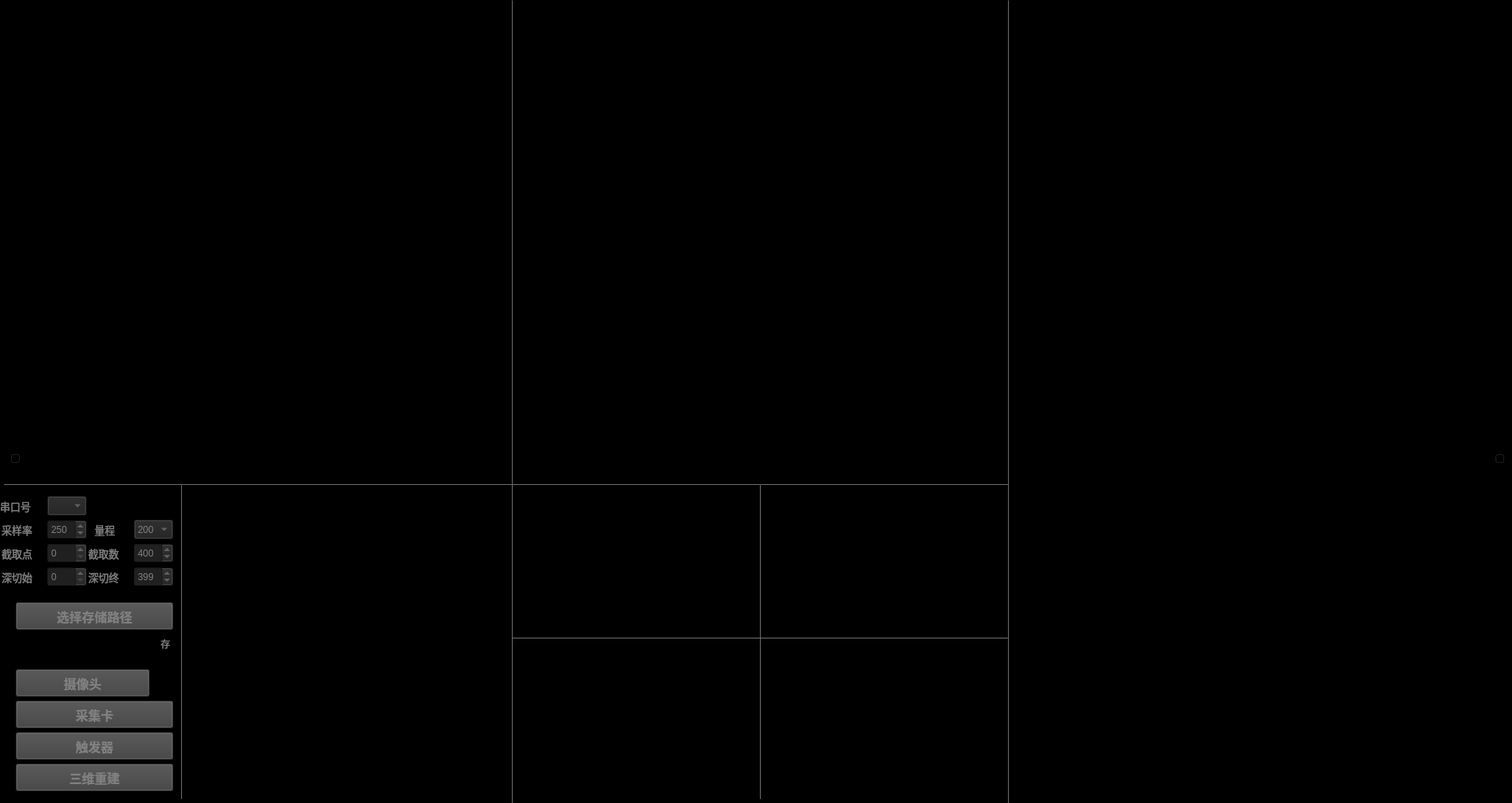
<?xml version="1.0" encoding="UTF-8"?>
<ui version="4.0">
 <class>Widget</class>
 <widget class="QWidget" name="Widget">
  <property name="geometry">
   <rect>
    <x>0</x>
    <y>0</y>
    <width>1920</width>
    <height>1020</height>
   </rect>
  </property>
  <property name="windowTitle">
   <string>PaPen</string>
  </property>
  <property name="styleSheet">
   <string notr="true">background-color: rgb(0, 0, 0);</string>
  </property>
  <widget class="QLabel" name="label_1">
   <property name="geometry">
    <rect>
     <x>40</x>
     <y>10</y>
     <width>600</width>
     <height>600</height>
    </rect>
   </property>
   <property name="text">
    <string>TextLabel</string>
   </property>
   <property name="scaledContents">
    <bool>false</bool>
   </property>
  </widget>
  <widget class="QPushButton" name="pushButton_2">
   <property name="geometry">
    <rect>
     <x>20</x>
     <y>970</y>
     <width>200</width>
     <height>35</height>
    </rect>
   </property>
   <property name="font">
    <font>
     <pointsize>12</pointsize>
     <weight>75</weight>
     <bold>true</bold>
    </font>
   </property>
   <property name="styleSheet">
    <string notr="true">background-color: rgb(64, 64, 64);
color: rgb(128, 128, 128);</string>
   </property>
   <property name="text">
    <string>三维重建</string>
   </property>
   <property name="checkable">
    <bool>false</bool>
   </property>
   <property name="checked">
    <bool>false</bool>
   </property>
  </widget>
  <widget class="QPushButton" name="pushButton">
   <property name="geometry">
    <rect>
     <x>20</x>
     <y>890</y>
     <width>200</width>
     <height>35</height>
    </rect>
   </property>
   <property name="font">
    <font>
     <pointsize>12</pointsize>
     <weight>75</weight>
     <bold>true</bold>
    </font>
   </property>
   <property name="styleSheet">
    <string notr="true">background-color: rgb(64, 64, 64);
color: rgb(128, 128, 128);</string>
   </property>
   <property name="text">
    <string>采集卡</string>
   </property>
   <property name="checkable">
    <bool>false</bool>
   </property>
   <property name="checked">
    <bool>false</bool>
   </property>
  </widget>
  <widget class="QLabel" name="label_2">
   <property name="geometry">
    <rect>
     <x>670</x>
     <y>10</y>
     <width>600</width>
     <height>600</height>
    </rect>
   </property>
   <property name="text">
    <string>TextLabel</string>
   </property>
   <property name="scaledContents">
    <bool>true</bool>
   </property>
  </widget>
  <widget class="QLabel" name="label_3">
   <property name="geometry">
    <rect>
     <x>655</x>
     <y>620</y>
     <width>300</width>
     <height>200</height>
    </rect>
   </property>
   <property name="text">
    <string>TextLabel</string>
   </property>
   <property name="scaledContents">
    <bool>false</bool>
   </property>
  </widget>
  <widget class="QLabel" name="label_4">
   <property name="geometry">
    <rect>
     <x>975</x>
     <y>620</y>
     <width>300</width>
     <height>200</height>
    </rect>
   </property>
   <property name="text">
    <string>TextLabel</string>
   </property>
   <property name="scaledContents">
    <bool>false</bool>
   </property>
  </widget>
  <widget class="QLabel" name="label_5">
   <property name="geometry">
    <rect>
     <x>655</x>
     <y>820</y>
     <width>300</width>
     <height>200</height>
    </rect>
   </property>
   <property name="text">
    <string>TextLabel</string>
   </property>
   <property name="scaledContents">
    <bool>false</bool>
   </property>
  </widget>
  <widget class="QLabel" name="label_7">
   <property name="geometry">
    <rect>
     <x>240</x>
     <y>620</y>
     <width>400</width>
     <height>400</height>
    </rect>
   </property>
   <property name="text">
    <string>TextLabel</string>
   </property>
   <property name="scaledContents">
    <bool>true</bool>
   </property>
  </widget>
  <widget class="QVTKWidget" name="qvtkWidget" native="true">
   <property name="geometry">
    <rect>
     <x>1290</x>
     <y>10</y>
     <width>600</width>
     <height>1000</height>
    </rect>
   </property>
  </widget>
  <widget class="QPushButton" name="pushButton_3">
   <property name="geometry">
    <rect>
     <x>20</x>
     <y>930</y>
     <width>200</width>
     <height>35</height>
    </rect>
   </property>
   <property name="font">
    <font>
     <pointsize>12</pointsize>
     <weight>75</weight>
     <bold>true</bold>
    </font>
   </property>
   <property name="styleSheet">
    <string notr="true">background-color: rgb(64, 64, 64);
color: rgb(128, 128, 128);</string>
   </property>
   <property name="text">
    <string>触发器</string>
   </property>
   <property name="checkable">
    <bool>false</bool>
   </property>
   <property name="checked">
    <bool>false</bool>
   </property>
  </widget>
  <widget class="QPushButton" name="pushButton_4">
   <property name="geometry">
    <rect>
     <x>20</x>
     <y>850</y>
     <width>170</width>
     <height>35</height>
    </rect>
   </property>
   <property name="font">
    <font>
     <pointsize>12</pointsize>
     <weight>75</weight>
     <bold>true</bold>
    </font>
   </property>
   <property name="styleSheet">
    <string notr="true">background-color: rgb(64, 64, 64);
color: rgb(128, 128, 128);</string>
   </property>
   <property name="text">
    <string>摄像头</string>
   </property>
   <property name="checkable">
    <bool>false</bool>
   </property>
   <property name="checked">
    <bool>false</bool>
   </property>
  </widget>
  <widget class="QLabel" name="label_8">
   <property name="geometry">
    <rect>
     <x>112</x>
     <y>690</y>
     <width>50</width>
     <height>25</height>
    </rect>
   </property>
   <property name="font">
    <font>
     <pointsize>10</pointsize>
    </font>
   </property>
   <property name="styleSheet">
    <string notr="true">color: rgb(128, 128, 128);</string>
   </property>
   <property name="text">
    <string>截取数</string>
   </property>
  </widget>
  <widget class="QLabel" name="label_9">
   <property name="geometry">
    <rect>
     <x>2</x>
     <y>690</y>
     <width>50</width>
     <height>25</height>
    </rect>
   </property>
   <property name="font">
    <font>
     <pointsize>10</pointsize>
    </font>
   </property>
   <property name="styleSheet">
    <string notr="true">color: rgb(128, 128, 128);</string>
   </property>
   <property name="text">
    <string>截取点</string>
   </property>
  </widget>
  <widget class="QLabel" name="label_10">
   <property name="geometry">
    <rect>
     <x>2</x>
     <y>660</y>
     <width>50</width>
     <height>25</height>
    </rect>
   </property>
   <property name="font">
    <font>
     <pointsize>10</pointsize>
    </font>
   </property>
   <property name="styleSheet">
    <string notr="true">color: rgb(128, 128, 128);</string>
   </property>
   <property name="text">
    <string>采样率</string>
   </property>
  </widget>
  <widget class="QPushButton" name="pushButton_5">
   <property name="geometry">
    <rect>
     <x>20</x>
     <y>765</y>
     <width>200</width>
     <height>35</height>
    </rect>
   </property>
   <property name="font">
    <font>
     <pointsize>12</pointsize>
     <weight>75</weight>
     <bold>true</bold>
    </font>
   </property>
   <property name="styleSheet">
    <string notr="true">background-color: rgb(64, 64, 64);
color: rgb(128, 128, 128);</string>
   </property>
   <property name="text">
    <string>选择存储路径</string>
   </property>
   <property name="checkable">
    <bool>false</bool>
   </property>
   <property name="checked">
    <bool>false</bool>
   </property>
  </widget>
  <widget class="QSpinBox" name="spinBox_3">
   <property name="geometry">
    <rect>
     <x>170</x>
     <y>690</y>
     <width>50</width>
     <height>25</height>
    </rect>
   </property>
   <property name="styleSheet">
    <string notr="true">background-color: rgb(32, 32, 32);
color: rgb(128, 128, 128);</string>
   </property>
   <property name="maximum">
    <number>2048</number>
   </property>
   <property name="value">
    <number>400</number>
   </property>
  </widget>
  <widget class="QSpinBox" name="spinBox_4">
   <property name="geometry">
    <rect>
     <x>60</x>
     <y>660</y>
     <width>50</width>
     <height>25</height>
    </rect>
   </property>
   <property name="styleSheet">
    <string notr="true">background-color: rgb(32, 32, 32);
color: rgb(128, 128, 128);</string>
   </property>
   <property name="maximum">
    <number>500</number>
   </property>
   <property name="singleStep">
    <number>10</number>
   </property>
   <property name="value">
    <number>250</number>
   </property>
  </widget>
  <widget class="QSpinBox" name="spinBox_2">
   <property name="geometry">
    <rect>
     <x>60</x>
     <y>690</y>
     <width>50</width>
     <height>25</height>
    </rect>
   </property>
   <property name="styleSheet">
    <string notr="true">background-color: rgb(32, 32, 32);
color: rgb(128, 128, 128);</string>
   </property>
   <property name="maximum">
    <number>4096</number>
   </property>
  </widget>
  <widget class="QTextEdit" name="textEdit">
   <property name="geometry">
    <rect>
     <x>20</x>
     <y>805</y>
     <width>160</width>
     <height>30</height>
    </rect>
   </property>
   <property name="font">
    <font>
     <pointsize>10</pointsize>
    </font>
   </property>
   <property name="styleSheet">
    <string notr="true">color: rgb(128, 128, 128);</string>
   </property>
  </widget>
  <widget class="QCheckBox" name="checkBox">
   <property name="geometry">
    <rect>
     <x>185</x>
     <y>810</y>
     <width>41</width>
     <height>16</height>
    </rect>
   </property>
   <property name="styleSheet">
    <string notr="true">color: rgb(128, 128, 128);</string>
   </property>
   <property name="text">
    <string>存</string>
   </property>
  </widget>
  <widget class="QSlider" name="verticalSlider_2">
   <property name="geometry">
    <rect>
     <x>1895</x>
     <y>10</y>
     <width>20</width>
     <height>580</height>
    </rect>
   </property>
   <property name="maximum">
    <number>100</number>
   </property>
   <property name="orientation">
    <enum>Qt::Vertical</enum>
   </property>
  </widget>
  <widget class="QSlider" name="verticalSlider">
   <property name="geometry">
    <rect>
     <x>10</x>
     <y>10</y>
     <width>20</width>
     <height>580</height>
    </rect>
   </property>
   <property name="minimum">
    <number>1</number>
   </property>
   <property name="maximum">
    <number>100</number>
   </property>
   <property name="pageStep">
    <number>1</number>
   </property>
   <property name="orientation">
    <enum>Qt::Vertical</enum>
   </property>
  </widget>
  <widget class="QLabel" name="label_6">
   <property name="geometry">
    <rect>
     <x>975</x>
     <y>820</y>
     <width>300</width>
     <height>200</height>
    </rect>
   </property>
   <property name="text">
    <string>TextLabel</string>
   </property>
   <property name="scaledContents">
    <bool>false</bool>
   </property>
  </widget>
  <widget class="Line" name="line">
   <property name="geometry">
    <rect>
     <x>650</x>
     <y>810</y>
     <width>630</width>
     <height>1</height>
    </rect>
   </property>
   <property name="styleSheet">
    <string notr="true">background-color: rgb(96, 96, 96);</string>
   </property>
   <property name="orientation">
    <enum>Qt::Horizontal</enum>
   </property>
  </widget>
  <widget class="Line" name="line_2">
   <property name="geometry">
    <rect>
     <x>650</x>
     <y>0</y>
     <width>1</width>
     <height>1020</height>
    </rect>
   </property>
   <property name="styleSheet">
    <string notr="true">background-color: rgb(96, 96, 96);</string>
   </property>
   <property name="orientation">
    <enum>Qt::Vertical</enum>
   </property>
  </widget>
  <widget class="Line" name="line_3">
   <property name="geometry">
    <rect>
     <x>1280</x>
     <y>0</y>
     <width>1</width>
     <height>1020</height>
    </rect>
   </property>
   <property name="styleSheet">
    <string notr="true">background-color: rgb(96, 96, 96);</string>
   </property>
   <property name="orientation">
    <enum>Qt::Vertical</enum>
   </property>
  </widget>
  <widget class="Line" name="line_4">
   <property name="geometry">
    <rect>
     <x>650</x>
     <y>615</y>
     <width>630</width>
     <height>1</height>
    </rect>
   </property>
   <property name="styleSheet">
    <string notr="true">background-color: rgb(96, 96, 96);</string>
   </property>
   <property name="orientation">
    <enum>Qt::Horizontal</enum>
   </property>
  </widget>
  <widget class="Line" name="line_5">
   <property name="geometry">
    <rect>
     <x>5</x>
     <y>615</y>
     <width>645</width>
     <height>1</height>
    </rect>
   </property>
   <property name="styleSheet">
    <string notr="true">background-color: rgb(96, 96, 96);</string>
   </property>
   <property name="orientation">
    <enum>Qt::Horizontal</enum>
   </property>
  </widget>
  <widget class="QComboBox" name="comboBox">
   <property name="geometry">
    <rect>
     <x>60</x>
     <y>630</y>
     <width>50</width>
     <height>25</height>
    </rect>
   </property>
   <property name="styleSheet">
    <string notr="true">background-color: rgb(32, 32, 32);
color: rgb(128, 128, 128);</string>
   </property>
  </widget>
  <widget class="QLabel" name="label_11">
   <property name="geometry">
    <rect>
     <x>0</x>
     <y>630</y>
     <width>50</width>
     <height>25</height>
    </rect>
   </property>
   <property name="font">
    <font>
     <pointsize>10</pointsize>
    </font>
   </property>
   <property name="styleSheet">
    <string notr="true">color: rgb(128, 128, 128);</string>
   </property>
   <property name="text">
    <string>串口号</string>
   </property>
  </widget>
  <widget class="Line" name="line_6">
   <property name="geometry">
    <rect>
     <x>230</x>
     <y>615</y>
     <width>1</width>
     <height>400</height>
    </rect>
   </property>
   <property name="styleSheet">
    <string notr="true">background-color: rgb(96, 96, 96);</string>
   </property>
   <property name="orientation">
    <enum>Qt::Vertical</enum>
   </property>
  </widget>
  <widget class="Line" name="line_7">
   <property name="geometry">
    <rect>
     <x>965</x>
     <y>615</y>
     <width>1</width>
     <height>400</height>
    </rect>
   </property>
   <property name="styleSheet">
    <string notr="true">background-color: rgb(96, 96, 96);</string>
   </property>
   <property name="orientation">
    <enum>Qt::Vertical</enum>
   </property>
  </widget>
  <widget class="QLabel" name="label_12">
   <property name="geometry">
    <rect>
     <x>120</x>
     <y>660</y>
     <width>40</width>
     <height>25</height>
    </rect>
   </property>
   <property name="font">
    <font>
     <pointsize>10</pointsize>
    </font>
   </property>
   <property name="styleSheet">
    <string notr="true">color: rgb(128, 128, 128);</string>
   </property>
   <property name="text">
    <string>量程</string>
   </property>
  </widget>
  <widget class="QLabel" name="label_13">
   <property name="geometry">
    <rect>
     <x>112</x>
     <y>720</y>
     <width>50</width>
     <height>25</height>
    </rect>
   </property>
   <property name="font">
    <font>
     <pointsize>10</pointsize>
    </font>
   </property>
   <property name="styleSheet">
    <string notr="true">color: rgb(128, 128, 128);</string>
   </property>
   <property name="text">
    <string>深切终</string>
   </property>
  </widget>
  <widget class="QLabel" name="label_14">
   <property name="geometry">
    <rect>
     <x>2</x>
     <y>720</y>
     <width>50</width>
     <height>25</height>
    </rect>
   </property>
   <property name="font">
    <font>
     <pointsize>10</pointsize>
    </font>
   </property>
   <property name="styleSheet">
    <string notr="true">color: rgb(128, 128, 128);</string>
   </property>
   <property name="text">
    <string>深切始</string>
   </property>
  </widget>
  <widget class="QSpinBox" name="spinBox_5">
   <property name="geometry">
    <rect>
     <x>60</x>
     <y>720</y>
     <width>50</width>
     <height>25</height>
    </rect>
   </property>
   <property name="styleSheet">
    <string notr="true">background-color: rgb(32, 32, 32);
color: rgb(128, 128, 128);</string>
   </property>
   <property name="maximum">
    <number>2048</number>
   </property>
   <property name="value">
    <number>0</number>
   </property>
  </widget>
  <widget class="QSpinBox" name="spinBox_6">
   <property name="geometry">
    <rect>
     <x>170</x>
     <y>720</y>
     <width>50</width>
     <height>25</height>
    </rect>
   </property>
   <property name="styleSheet">
    <string notr="true">background-color: rgb(32, 32, 32);
color: rgb(128, 128, 128);</string>
   </property>
   <property name="maximum">
    <number>2048</number>
   </property>
   <property name="singleStep">
    <number>1</number>
   </property>
   <property name="value">
    <number>399</number>
   </property>
  </widget>
  <widget class="QComboBox" name="comboBox_2">
   <property name="geometry">
    <rect>
     <x>170</x>
     <y>660</y>
     <width>50</width>
     <height>25</height>
    </rect>
   </property>
   <property name="styleSheet">
    <string notr="true">background-color: rgb(32, 32, 32);
color: rgb(128, 128, 128);</string>
   </property>
   <item>
    <property name="text">
     <string>200</string>
    </property>
   </item>
   <item>
    <property name="text">
     <string>500</string>
    </property>
   </item>
   <item>
    <property name="text">
     <string>1000</string>
    </property>
   </item>
   <item>
    <property name="text">
     <string>2000</string>
    </property>
   </item>
  </widget>
  <widget class="QCheckBox" name="checkBox_2">
   <property name="geometry">
    <rect>
     <x>197</x>
     <y>854</y>
     <width>30</width>
     <height>22</height>
    </rect>
   </property>
   <property name="text">
    <string/>
   </property>
  </widget>
 </widget>
 <layoutdefault spacing="6" margin="11"/>
 <customwidgets>
  <customwidget>
   <class>QVTKWidget</class>
   <extends>QWidget</extends>
   <header>QVTKWidget.h</header>
  </customwidget>
 </customwidgets>
 <resources/>
 <connections/>
</ui>
